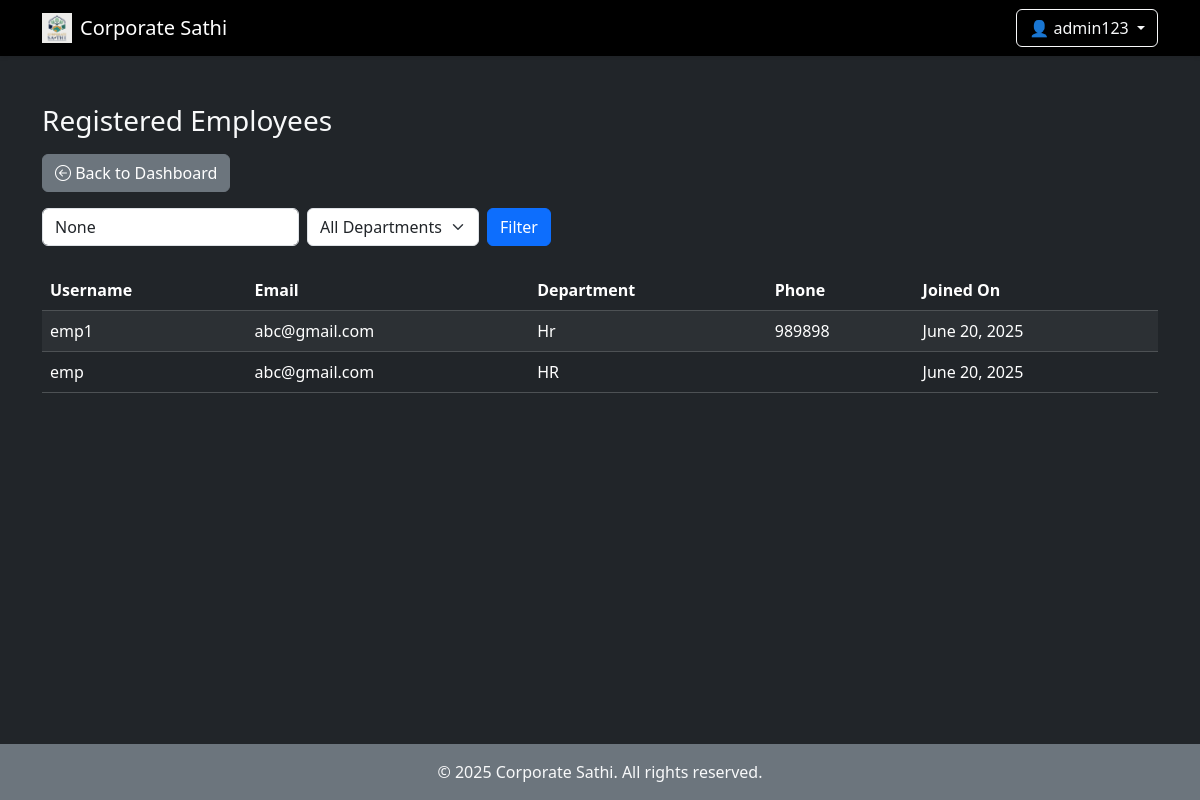
/list-employees/ (signed in), run on an earlier commit of the app's database.
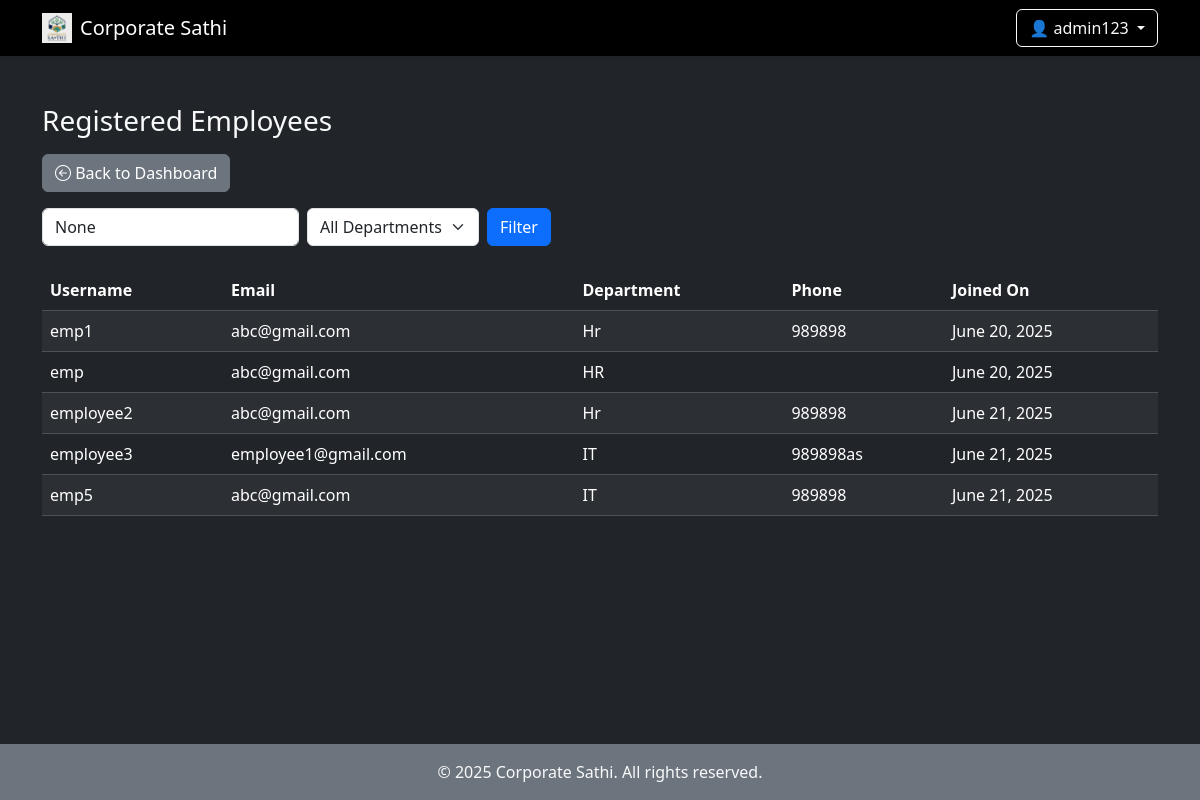
And on a later commit of the database.
### events/models.py (models this page shows, shortened)
class EmployeeProfile(models.Model):
    user = models.OneToOneField(User, on_delete=models.CASCADE)
    department = models.CharField(max_length=100)
    phone = models.CharField(max_length=15, blank=True)
    joined_on = models.DateField(auto_now_add=True)
    supervisor = models.ForeignKey(
        User,
        on_delete=models.SET_NULL,
        related_name='supervised_employees',
        null=True,
        blank=True
    )

### events/views.py (the view)
# urls.py: path('list-employees/', views.list_employees, name='list_employees'),
@login_required
@user_passes_test(is_admin)
def list_employees(request):
    query = request.GET.get('q')
    department_filter = request.GET.get('department')
    employees = EmployeeProfile.objects.select_related('user')
    if query:
        employees = employees.filter(
            Q(user__username__icontains=query) | Q(department__icontains=query)
        )
    if department_filter and department_filter != 'all':
        employees = employees.filter(department=department_filter)
    departments = EmployeeProfile.objects.values_list('department', flat=True).distinct()
    return render(request, 'list_employees.html', {
        'employees': employees,
        'query': query,
        'departments': departments,
        'selected_department': department_filter
    })

### events/views.py (called while the page is built)
def is_admin(user):
    return user.is_authenticated and user.is_staff

### events/templates/list_employees.html (shortened to what this page needs)
{% extends 'nav.html' %}
{% block varbody %}
<div class="container mt-5 text-light">
  <h3 class="mb-3">Registered Employees</h3>
  <a href="{% url 'admin_dashboard' %}" class="btn btn-secondary mb-3">
    <i class="bi bi-arrow-left-circle"></i> Back to Dashboard
  </a>
  <form method="get" class="mb-4 row g-2 align-items-center">
    <div class="col-auto">
      <input type="text" name="q" class="form-control" placeholder="Search by username or department" value="{{ query }}">
    </div>
    <div class="col-auto">
      <select name="department" class="form-select">
        <option value="all" {% if selected_department == "all" %}selected{% endif %}>All Departments</option>
      </select>
    </div>
    <div class="col-auto">
      <button type="submit" class="btn btn-primary">Filter</button>
    </div>
  </form>
  <table class="table table-dark table-striped">
    <thead>
      <tr>
        <th>Username</th>
        <th>Email</th>
        <th>Department</th>
        <th>Phone</th>
        <th>Joined On</th>
      </tr>
    </thead>
    <tbody>
      {% for emp in employees %}
      <tr>
        <td>{{ emp.user.username }}</td>
        <td>{{ emp.user.email }}</td>
        <td>{{ emp.department }}</td>
        <td>{{ emp.phone }}</td>
        <td>{{ emp.joined_on }}</td>
      </tr>
      {% empty %}
      <tr>
        <td colspan="5">No employees found.</td>
      </tr>
      {% endfor %}
    </tbody>
  </table>
</div>
{% endblock %}

### events/templates/nav.html (shortened to what this page needs)
{% load static %}
<!DOCTYPE html>
<html lang="en">
<head>
  <link href="https://cdn.jsdelivr.net/npm/bootstrap@5.3.2/dist/css/bootstrap.min.css" rel="stylesheet">
  <link href="https://cdn.jsdelivr.net/npm/bootstrap-icons@1.10.5/font/bootstrap-icons.css" rel="stylesheet">
  <link rel="stylesheet" href="{% static 'css/style.css' %}">
</head>
<body class="bg-dark text-light">
<div class="wrapper">
  <nav class="navbar navbar-expand-lg navbar-dark bg-black shadow-sm">
    <div class="container">
      {% if user.is_authenticated %}
        {% if user.is_staff %}
          <a class="navbar-brand d-flex align-items-center" href="{% url 'admin_dashboard' %}">
            <img src="{% static 'images/logo.png' %}" alt="Logo" height="30" class="me-2">
            <span>Corporate Sathi</span>
          </a>
        {% else %}
          <a class="navbar-brand d-flex align-items-center" href="{% url 'employee_dashboard' %}">
            <img src="{% static 'images/logo.png' %}" alt="Logo" height="30" class="me-2">
            <span>Corporate Sathi</span>
          </a>
        {% endif %}
      {% else %}
        <a class="navbar-brand d-flex align-items-center" href="{% url 'dashboard' %}">
          <img src="{% static 'images/logo.png' %}" alt="Logo" height="30" class="me-2">
          <span>Corporate Sathi</span>
        </a>
      {% endif %}
      <div class="ms-auto">
        {% if request.user.is_authenticated %}
          <div class="dropdown">
            <button class="btn btn-outline-light dropdown-toggle" type="button" id="profileDropdown" data-bs-toggle="dropdown" aria-expanded="false">
              👤 {{ request.user.username }}
            </button>
          </div>
        {% else %}
          <a href="{% url 'admin_login' %}" class="btn btn-outline-warning me-2">Admin Login</a>
          <a href="{% url 'employee_login' %}" class="btn btn-outline-info">Employee Login</a>
        {% endif %}
      </div>
    </div>
  </nav>
  <main>
    {% block varbody %}{% endblock %}
  </main>
  <footer class="text-center text-light py-3 bg-secondary mt-auto">
    &copy; 2025 Corporate Sathi. All rights reserved.
  </footer>
</div>
</body>
</html>

### events/static/css/style.css (style rules this page uses)
body { background-color: #121212; color: #fefae0; font-family: 'Segoe UI', sans-serif; }

### events/templates/nav.html (style rules this page uses)
html, body { height: 100%; margin: 0; }
.wrapper { min-height: 100%; display: flex; flex-direction: column; }
main { flex: 1; }

What changed in the data, as far as the page shows it:
added EmployeeProfile: user.username "employee2", user.email "abc@gmail.com", department "Hr", phone "989898", joined_on "June 21, 2025"
added EmployeeProfile: user.username "employee3", user.email "employee1@gmail.com", department "IT", phone "989898as", joined_on "June 21, 2025"
added EmployeeProfile: user.username "emp5", user.email "abc@gmail.com", department "IT", phone "989898", joined_on "June 21, 2025"
